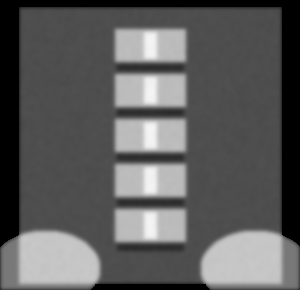
#> input picture samples/study_combined/IM0001.dcm, 300 x 290 px
$ python inventory.py ../../samples/study_combined
#> lines starting #> are read from the running program, lines starting #| are printed output that depends on the picture; after the words box and inside, x2 and y2 are one past the last pixel; in counts of white or black regions, pixels touching at a corner belong together
#> in _read_one, arr is the input picture: shape (290, 300); min 0, max 245, mean 93.3
"""Инвентаризация DICOM: обход дерева, дедупликация, определение области и стороны.

Что делает и почему (по результатам анализа выгрузки на 100 исследований):

* В одном исследовании один и тот же снимок встречается по 2–5 раз с разными
  SOPInstanceUID и разным тегом ExposedArea. Пиксели при этом побитово совпадают,
  поэтому дедупликация идёт по md5 пиксельного массива.
* Теги BodyPartExamined / ViewPosition / Laterality пустые, PixelSpacing отсутствует,
  поэтому область и сторона определяются по изображению:
    - область: ширина кадра 300 px = поясничный отдел, 280 px (и уже) = бедро;
    - сторона: диафиз бедра в нижней части кадра. По эталону из папки «Для теста»
      (CR000000_ППОБ, CR000001_ЛПОБ) у правого бедра диафиз слева (shaft_x < 0.5),
      у левого — справа. Если в исследовании два снимка бедра, сторона назначается
      сравнением их shaft_x между собой (устойчивее абсолютного порога).
* Размер пикселя не записан в DICOM; заказчик сообщил 0.6 мм по X и 1.05 мм по Y —
  константы PIXEL_SPACING_MM используются для перевода в сантиметры.
"""

from __future__ import annotations

import hashlib
import logging
from dataclasses import asdict, dataclass
from pathlib import Path

import numpy as np
import pydicom
from pydicom.errors import InvalidDicomError

logger = logging.getLogger(__name__)

PIXEL_SPACING_MM = (1.05, 0.60)  # (row/Y, column/X), со слов заказчика
SPINE_MIN_COLUMNS = 296  # эмпирический порог: позвоночник 300 px, бедро <= 292 px

REGION_SPINE = "Поясничный отдел позвоночника"
REGION_FEMUR = "Проксимальный отдел бедра"


@dataclass
class ImageRecord:
    path: str  # относительный путь от корня данных
    study_uid: str
    series_uid: str
    sop_uid: str
    study_dir: str  # имя папки исследования (обычно тоже StudyInstanceUID)
    rows: int
    columns: int
    bits_allocated: int
    photometric: str
    manufacturer: str
    model: str
    software: str
    exposed_area: str
    pixel_md5: str
    region: str
    side: str  # left | right | "" (для позвоночника)
    side_confidence: float  # 0..1, насколько уверенно определена сторона
    shaft_x: float  # положение диафиза по горизонтали, 0=слева, 1=справа
    mean_intensity: float
    nonzero_fraction: float
    is_duplicate: bool  # True, если такие же пиксели уже встречались в этом исследовании
    duplicate_of: str
    warnings: str


def _pixel_features(a: np.ndarray) -> tuple[float, float, float]:
    """Возвращает (shaft_x, mean, nonzero_fraction)."""
    arr = a.astype(np.float32)
    h, w = arr.shape[:2]
#> h = 290; w = 300
    band = arr[int(h * 0.85) :]
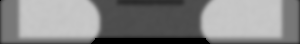
#> band: shape (44, 300) float32; min 0, max 200, mean 132.5
    thr = max(float(band.max()) * 0.45, 30.0)
#> thr = 90
    mask = band > thr
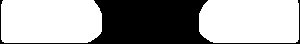
#> mask: shape (44, 300) bool; 63.5% white; 1 black region, box (x1, y1, x2, y2) and area: (0, 0, 300, 44) 4814
    if mask.sum() >= 20:
        xs = np.argwhere(mask)[:, 1]
#> xs = 8386 values, max 298 at index 737, min 1 at index 738, mean 149.3
        shaft_x = float(xs.mean()) / max(w - 1, 1)
#> shaft_x = 0.499
    else:  # нижняя полоса пустая — берём центр масс всего кадра
        col_mass = arr.sum(axis=0)
        shaft_x = float((col_mass * np.arange(w)).sum() / max(col_mass.sum(), 1e-6)) / max(w - 1, 1)
    return shaft_x, float(arr.mean()), float((arr > 10).mean())


def classify_region(columns: int) -> str:
    return REGION_SPINE if columns >= SPINE_MIN_COLUMNS else REGION_FEMUR


def _read_one(path: Path, root: Path) -> ImageRecord | None:
    try:
        ds = pydicom.dcmread(path, force=True)
        arr = ds.pixel_array
    except (InvalidDicomError, AttributeError, ValueError) as exc:
        logger.warning("пропущен %s: %s", path, exc)
        return None
    if arr.ndim != 2:
        logger.warning("пропущен %s: неожиданная размерность %s", path, arr.shape)
        return None

    shaft_x, mean_i, nz = _pixel_features(arr)
#> shaft_x = 0.499; mean_i = 93.33; nz = 0.869
    region = classify_region(int(ds.Columns))
#> region = 'Поясничный отдел позвоночника'
    warns = []
    if nz < 0.02:
        warns.append("почти пустой кадр")
    if int(ds.get("BitsAllocated", 0)) != 8:
        warns.append(f"BitsAllocated={ds.get('BitsAllocated')}")
    return ImageRecord(
        path=str(path.relative_to(root)),
        study_uid=str(ds.get("StudyInstanceUID", "")),
        series_uid=str(ds.get("SeriesInstanceUID", "")),
        sop_uid=str(ds.get("SOPInstanceUID", "")),
        study_dir=path.relative_to(root).parts[0],
        rows=int(ds.Rows),
        columns=int(ds.Columns),
        bits_allocated=int(ds.get("BitsAllocated", 0)),
        photometric=str(ds.get("PhotometricInterpretation", "")),
        manufacturer=str(ds.get("Manufacturer", "")),
        model=str(ds.get("ManufacturerModelName", "")),
        software=str(ds.get("SoftwareVersions", "")),
        exposed_area=str(list(ds.get("ExposedArea", []) or [])),
        pixel_md5=hashlib.md5(arr.tobytes()).hexdigest(),
        region=region,
        side="",
        side_confidence=0.0,
        shaft_x=round(shaft_x, 4),
        mean_intensity=round(mean_i, 2),
        nonzero_fraction=round(nz, 4),
        is_duplicate=False,
        duplicate_of="",
        warnings="; ".join(warns),
    )


def _assign_sides(records: list[ImageRecord]) -> None:
    """Проставляет сторону бедра внутри одного исследования (по уникальным снимкам)."""
    femurs = [r for r in records if r.region == REGION_FEMUR and not r.is_duplicate]
    if len(femurs) == 2:
        a, b = sorted(femurs, key=lambda r: r.shaft_x)
        gap = b.shaft_x - a.shaft_x
        a.side, b.side = (
            "right",
            "left",
        )  # меньший shaft_x = диафиз левее = правое бедро
        conf = min(1.0, 0.5 + gap * 4)
        a.side_confidence = b.side_confidence = round(conf, 3)
        if gap < 0.05:
            for r in (a, b):
                r.warnings = "; ".join(filter(None, [r.warnings, "сторона определена ненадёжно"]))
    else:
        for r in femurs:
            r.side = "right" if r.shaft_x < 0.5 else "left"
            r.side_confidence = round(min(1.0, abs(r.shaft_x - 0.5) * 6), 3)
            if r.side_confidence < 0.3:
                r.warnings = "; ".join(filter(None, [r.warnings, "сторона определена ненадёжно"]))
    # дубликаты наследуют сторону оригинала
    by_md5 = {r.pixel_md5: r for r in records if not r.is_duplicate}
    for r in records:
        if r.is_duplicate and r.pixel_md5 in by_md5:
            src = by_md5[r.pixel_md5]
            r.side, r.side_confidence = src.side, src.side_confidence


def scan(root: str | Path, pattern: str = "**/*.dcm") -> list[ImageRecord]:
    """Обходит дерево DICOM и возвращает записи по всем файлам (с пометкой дубликатов)."""
    root = Path(root)
    records: list[ImageRecord] = []
    for path in sorted(root.glob(pattern)):
        if not path.is_file():
            continue
        rec = _read_one(path, root)
        if rec is not None:
            records.append(rec)
#> pass 2 of the loop in scan, `for path in sorted(root.glob(pattern)):`:
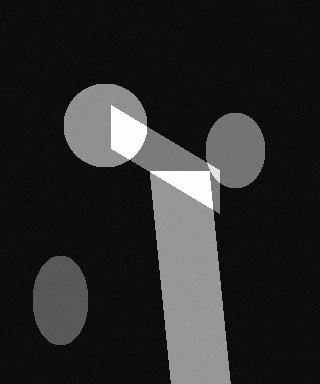
#> input picture samples/study_combined/IM0002.dcm, 320 x 384 px
#> in _read_one, arr is the input picture: shape (384, 320) uint16; min 417, max 4095, mean 1032.2
#> in _pixel_features (call 2), `band = arr[int(h * 0.85) :]`:
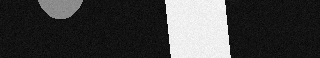
#> band: shape (58, 320) float32; min 432, max 2739, mean 1011.1; drawn with min black and max white
#> thr = 1232.5
#> in _pixel_features (call 2), `mask = band > thr`:
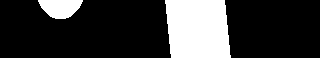
#> mask: shape (58, 320) bool; 22.1% white; 2 white regions, box (x1, y1, x2, y2) and area: (165, 0, 231, 58) 3474, (38, 0, 83, 19) 625
#> xs = 4099 values, max 230 at index 3978, min 38 at index 0, mean 176.5
#> in _pixel_features (call 2), `shaft_x = float(xs.mean()) / max(w - 1, 1)`: shaft_x = 0.553
#> in _read_one (call 2), `shaft_x, mean_i, nz = _pixel_features(arr)`: mean_i = 1032.2; nz = 1

    by_study: dict[str, list[ImageRecord]] = {}
    for r in records:
        by_study.setdefault(r.study_dir, []).append(r)
#> this loop made 2 passes
#> after the loop, by_study = 2 items
    for group in by_study.values():
        first_by_md5: dict[str, ImageRecord] = {}
        for r in sorted(group, key=lambda r: r.path):
            if r.pixel_md5 in first_by_md5:
                r.is_duplicate = True
                r.duplicate_of = first_by_md5[r.pixel_md5].path
            else:
                first_by_md5[r.pixel_md5] = r
        _assign_sides(group)
    return records


def to_rows(records: list[ImageRecord]) -> list[dict]:
    return [asdict(r) for r in records]


if __name__ == "__main__":  # pragma: no cover
    import argparse
    import collections
    import csv

    ap = argparse.ArgumentParser(description=__doc__)
    ap.add_argument("root", help="папка с исследованиями (НД_для_обучения/Исследования)")
    ap.add_argument("--out", default="manifest.csv")
    args = ap.parse_args()
    logging.basicConfig(level=logging.INFO, format="%(levelname)s %(message)s")

    recs = scan(args.root)
#> recs = 2 items
    uniq = [r for r in recs if not r.is_duplicate]
#> uniq = 2 items
    print(f"файлов: {len(recs)}, уникальных снимков: {len(uniq)}, исследований: {len({r.study_dir for r in recs})}")
#| файлов: 2, уникальных снимков: 2, исследований: 2
    print("области:", dict(collections.Counter(r.region for r in uniq)))
#| области: {'Поясничный отдел позвоночника': 2}
    print("стороны:", dict(collections.Counter(r.side for r in uniq)))
#| стороны: {'': 2}
    with open(args.out, "w", newline="", encoding="utf-8") as fh:
        w = csv.DictWriter(fh, fieldnames=list(asdict(recs[0])))
        w.writeheader()
        w.writerows(to_rows(recs))
    print("записано:", args.out)
